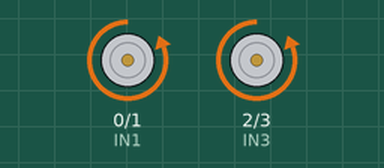
Simulated run of this sketch. Board: Arduino Uno, built with avr-gcc and run on an emulated ATmega328P. Shown: motor-driver pin pairs drawn as motors (green arrow = first pin HIGH = forward, orange = second pin HIGH = backward, longer = more drive).

Above: at 0.3 s.
At 2.1 s:
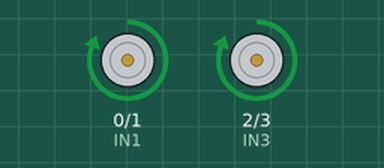
At 5.6 s:
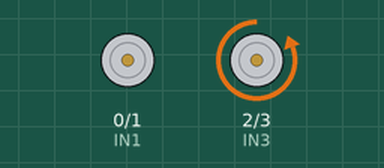
At 11.7 s:
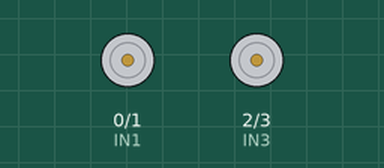
Timing chart, 0 to 13.7 s (numbered marks = the images above):
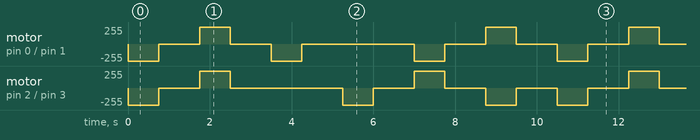

Measured:
- by itself, motor on pin 2 (IN3) / pin 3 (IN4): repeats every 10.5 s: stopped 1.0 s, forward 255/255 0.75 s, stopped 2.8 s, backward 255/255 0.75 s, stopped 1.0 s, forward 255/255 0.75 s, 2 × (stopped 1.0 s, backward 255/255 0.75 s)
- by itself, motor on pin 0 (IN1) / pin 1 (IN2): repeats every 10.5 s: stopped 1.0 s, forward 255/255 0.75 s, stopped 1.0 s, backward 255/255 0.75 s, stopped 2.8 s, backward 255/255 0.75 s, stopped 1.0 s, forward 255/255 0.75 s, stopped 1.0 s, backward 255/255 0.75 s

The sketch:

Rover.ino
```cpp
// v1.3
// the setup function runs once when you press reset or power the board
#define IN1 0
#define IN2 1
#define IN3 2
#define IN4 3

// This function is required to compile.  I'm using the setup fuction to configure pins as output.  If you wanted to use a sensor, you could setup various pins for input
void setup() {
  // initialize digital pins as an output.
   pinMode(IN1, OUTPUT);
   pinMode(IN2, OUTPUT);
   pinMode(IN3, OUTPUT);
   pinMode(IN4, OUTPUT);

}

// This function is required to compile.  The loop function runs over and over again forever
void loop() {
  forward(.75,1);
  reverse(.75,1);
  turnleft(.75,1);
  turnright(.75,1);
  spinleft(.75,1);
  spinright(.75,1);
}
// Custom Function Section

// Forward,reverse,turnleft,turnright, spinleft and spinright all use two input values.   T
// the First input value (secs) denotes how long to run the designated direction
// The Second input value (pause) indicate how long to wait before continuting

void forward(float secs, float pause) {
  digitalWrite(IN1, LOW);
  digitalWrite(IN2, HIGH);
  digitalWrite(IN3, LOW);
  digitalWrite(IN4, HIGH);
  delay(secs * 1000);
  stop(pause);
}

void reverse(float secs, float pause) {
  digitalWrite(IN1, HIGH);
  digitalWrite(IN2, LOW);
  digitalWrite(IN3, HIGH);
  digitalWrite(IN4, LOW);
  delay(secs * 1000);
  stop(pause);
}

void turnright(float secs, float pause){
  digitalWrite(IN1, LOW);
  digitalWrite(IN2, LOW);
  digitalWrite(IN3, LOW);
  digitalWrite(IN4, HIGH);
  delay(secs * 1000);
  stop(pause);
}

void turnleft(float secs, float pause){
  digitalWrite(IN1, LOW);
  digitalWrite(IN2, HIGH);
  digitalWrite(IN3, LOW);
  digitalWrite(IN4, LOW);
  delay(secs * 1000);
  stop(pause);

}
void spinleft(float secs, float pause){
  digitalWrite(IN1, LOW);
  digitalWrite(IN2, HIGH);
  digitalWrite(IN3, HIGH);
  digitalWrite(IN4, LOW);
  delay(secs * 1000);
  stop(pause);
}

void spinright(float secs, float pause){
  digitalWrite(IN1, HIGH);
  digitalWrite(IN2, LOW);
  digitalWrite(IN3, LOW);
  digitalWrite(IN4, HIGH);
  delay(secs * 1000);
  stop(pause);
}

void stop(float secs){
  digitalWrite(IN1, LOW);
  digitalWrite(IN2, LOW);
  digitalWrite(IN3, LOW);
  digitalWrite(IN4, LOW);
  delay(secs * 1000);

}
```
